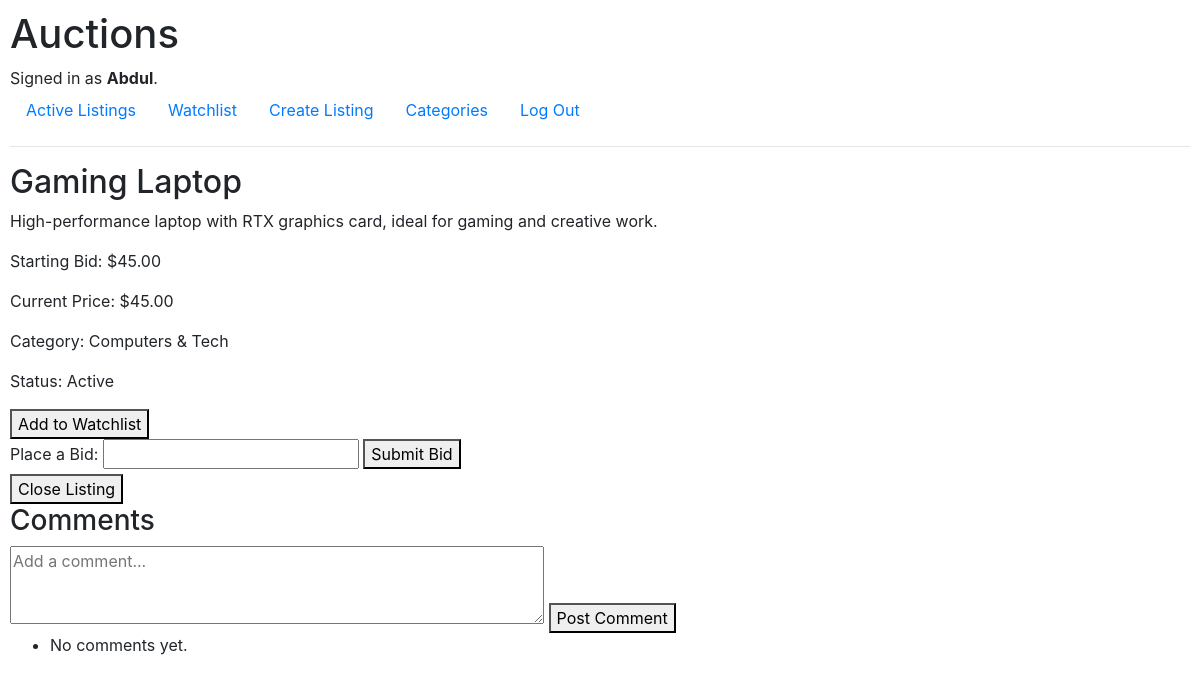
Page /listing/6 (signed in) on the committed database.
### auctions/models.py (models this page shows, shortened)
class User(AbstractUser):
    pass

class Listing(models.Model):
    title = models.CharField(max_length=64)
    description = models.TextField()
    starting_bid = models.DecimalField(max_digits=10, decimal_places=2)
    image_url = models.URLField(blank=True, null=True)
    category = models.CharField(max_length=64, blank=True, null=True)
    created_at = models.DateTimeField(auto_now_add=True)
    updated_at = models.DateTimeField(auto_now=True)
    is_active = models.BooleanField(default=True)
    owner = models.ForeignKey(User, on_delete=models.CASCADE, related_name="listings")
    winner = models.ForeignKey(User, on_delete=models.SET_NULL, related_name="won_listings", blank=True, null=True)
    def current_highest_bid(self):
        highest = self.bids.order_by('-amount', '-created_at').first()
        return highest.amount if highest else self.starting_bid

### auctions/views.py (the view)
# urls.py: path("listing/<int:listing_id>", views.listing, name="listing"),
def listing(request, listing_id):
    try:
        listing = Listing.objects.get(pk=listing_id)
    except Listing.DoesNotExist:
        return HttpResponse("Listing not found.", status=404)
    watchlisted = False
    user_has_won = False
    if request.user.is_authenticated:
        watchlisted = listing.watchlisted_by.filter(user=request.user).exists()
        user_has_won = listing.is_active is False and listing.winner_id == request.user.id
    return render(request, "auctions/listing.html", {
        "listing": listing,
        "watchlisted": watchlisted,
        "user_has_won": user_has_won,
    })

### auctions/templates/auctions/listing.html (shortened to what this page needs)
{% extends "auctions/layout.html" %}
{% block body %}
    <h2>{{ listing.title }}</h2>
    <p>{{ listing.description }}</p>
    <p>Starting Bid: ${{ listing.starting_bid }}</p>
    <p>Current Price: ${{ listing.current_highest_bid }}</p>
    <p>Category: {{ listing.category|default:"Uncategorized" }}</p>
    <p>Status: {{ listing.is_active|yesno:"Active,Closed" }}</p>
    {% if user.is_authenticated %}
        <form action="{% url 'toggle_watchlist' listing.id %}" method="post">
            <button type="submit">
                {% if watchlisted %}Remove from Watchlist{% else %}Add to Watchlist{% endif %}
            </button>
        </form>
    {% endif %}
    {% if listing.is_active %}
        {% if user.is_authenticated %}
            <form action="{% url 'place_bid' listing.id %}" method="post">
                <label for="bid_amount">Place a Bid:</label>
                <input type="number" id="bid_amount" name="bid_amount" step="0.01" required>
                <button type="submit">Submit Bid</button>
            </form>
            {% if user == listing.owner %}
                <form action="{% url 'close_listing' listing.id %}" method="post">
                    <button type="submit">Close Listing</button>
                </form>
            {% endif %}
        {% else %}
            <p>You must <a href="{% url 'login' %}">log in</a> to place a bid.</p>
        {% endif %}
    {% endif %}
    <h3>Comments</h3>
    {% if user.is_authenticated %}
        <form action="{% url 'add_comment' listing.id %}" method="post">
            <textarea name="content" rows="3" cols="50" placeholder="Add a comment..."></textarea>
            <button type="submit">Post Comment</button>
        </form>
    {% else %}
        <p><a href="{% url 'login' %}">Log in</a> to comment.</p>
    {% endif %}
    <ul>
        {% for comment in listing.comments.all %}
            <li>{{ comment.commenter.username }}: {{ comment.content }}</li>
        {% empty %}
            <li>No comments yet.</li>
        {% endfor %}
    </ul>
{% endblock %}

### auctions/templates/auctions/layout.html (shortened to what this page needs)
{% load static %}
<!DOCTYPE html>
<html lang="en">
    <head>
        <link rel="stylesheet" href="https://stackpath.bootstrapcdn.com/bootstrap/4.4.1/css/bootstrap.min.css">
        <link href="{% static 'auctions/styles.css' %}" rel="stylesheet">
    </head>
    <body>
        <h1>Auctions</h1>
        <div>
            {% if user.is_authenticated %}
                Signed in as <strong>{{ user.username }}</strong>.
            {% else %}
                Not signed in.
            {% endif %}
        </div>
        <ul class="nav">
            <li class="nav-item">
                <a class="nav-link" href="{% url 'index' %}">Active Listings</a>
            </li>
            {% if user.is_authenticated %}
            <li class="nav-item">
                <a class="nav-link" href="{% url 'watchlist' %}">Watchlist</a>
            </li>
            <li class="nav-item">
                <a class="nav-link" href="{% url 'create_listing' %}">Create Listing</a>
            </li>
            <li class="nav-item">
                <a class="nav-link" href="{% url 'categories' %}">Categories</a>
            </li>
                <li class="nav-item">
                    <a class="nav-link" href="{% url 'logout' %}">Log Out</a>
                </li>
            {% endif %}
        </ul>
        <hr>
        {% block body %}
        {% endblock %}
    </body>
</html>

### auctions/static/auctions/styles.css (style rules this page uses)
body { padding: 10px; }

### rows in the picture
User: username "Abdul"
Listing: title "Gaming Laptop", description "High-performance laptop with RTX graphics card, ideal for gaming and creative work.", starting_bid "45.00", current_highest_bid "45.00", category "Computers & Tech", is_active "Active"
